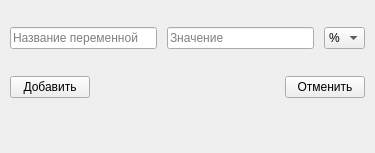
<?xml version="1.0" encoding="UTF-8"?>
<ui version="4.0">
 <class>MainWindow</class>
 <widget class="QMainWindow" name="MainWindow">
  <property name="geometry">
   <rect>
    <x>0</x>
    <y>0</y>
    <width>375</width>
    <height>153</height>
   </rect>
  </property>
  <property name="sizePolicy">
   <sizepolicy hsizetype="Minimum" vsizetype="Minimum">
    <horstretch>0</horstretch>
    <verstretch>0</verstretch>
   </sizepolicy>
  </property>
  <property name="windowTitle">
   <string>Добавление переменной</string>
  </property>
  <widget class="QWidget" name="centralwidget">
   <layout class="QVBoxLayout" name="verticalLayout">
    <property name="spacing">
     <number>0</number>
    </property>
    <property name="leftMargin">
     <number>0</number>
    </property>
    <property name="topMargin">
     <number>0</number>
    </property>
    <property name="rightMargin">
     <number>0</number>
    </property>
    <property name="bottomMargin">
     <number>0</number>
    </property>
    <item>
     <layout class="QHBoxLayout" name="horizontalLayout">
      <property name="spacing">
       <number>10</number>
      </property>
      <property name="leftMargin">
       <number>10</number>
      </property>
      <property name="rightMargin">
       <number>10</number>
      </property>
      <item>
       <widget class="QLineEdit" name="nameEdit">
        <property name="inputMask">
         <string/>
        </property>
        <property name="placeholderText">
         <string>Название переменной</string>
        </property>
       </widget>
      </item>
      <item>
       <widget class="QLineEdit" name="valueEdit">
        <property name="placeholderText">
         <string>Значение</string>
        </property>
       </widget>
      </item>
      <item>
       <widget class="QComboBox" name="typeEdit">
        <property name="currentText">
         <string>%</string>
        </property>
        <item>
         <property name="text">
          <string>%</string>
         </property>
        </item>
        <item>
         <property name="text">
          <string>*</string>
         </property>
        </item>
        <item>
         <property name="text">
          <string>/</string>
         </property>
        </item>
       </widget>
      </item>
     </layout>
    </item>
    <item>
     <layout class="QHBoxLayout" name="horizontalLayout_2">
      <property name="spacing">
       <number>0</number>
      </property>
      <property name="leftMargin">
       <number>10</number>
      </property>
      <property name="rightMargin">
       <number>10</number>
      </property>
      <item>
       <widget class="QPushButton" name="addButton">
        <property name="text">
         <string>Добавить</string>
        </property>
       </widget>
      </item>
      <item>
       <spacer name="horizontalSpacer">
        <property name="orientation">
         <enum>Qt::Horizontal</enum>
        </property>
        <property name="sizeHint" stdset="0">
         <size>
          <width>40</width>
          <height>20</height>
         </size>
        </property>
       </spacer>
      </item>
      <item>
       <widget class="QPushButton" name="cancelButton">
        <property name="text">
         <string>Отменить</string>
        </property>
       </widget>
      </item>
     </layout>
    </item>
    <item>
     <widget class="QDialogButtonBox" name="buttonBox">
      <property name="standardButtons">
       <set>QDialogButtonBox::NoButton</set>
      </property>
     </widget>
    </item>
   </layout>
  </widget>
 </widget>
 <resources/>
 <connections/>
</ui>
